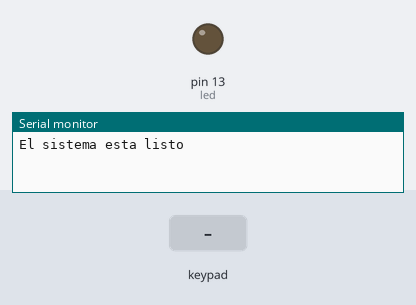
The sketch below on a simulated Arduino Uno, built with avr-gcc and run on an emulated ATmega328P. On the bench: output pins drawn as LEDs (lit = HIGH), the last lines printed to the serial monitor. Dashed ring = blinking. The inputs (shaded band) are chosen by the test bench.

Above: at 1.2 s.
1.3 s: keypad keys 1 2 4 5 pressed 0.4 s apart
At 1.75 s:
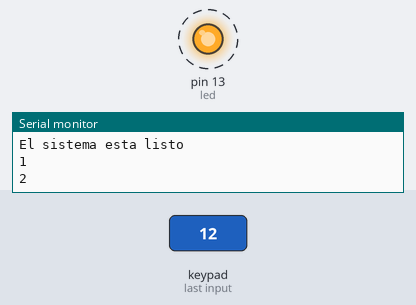
4.4 s: key 'A' pressed
At 5.2 s:
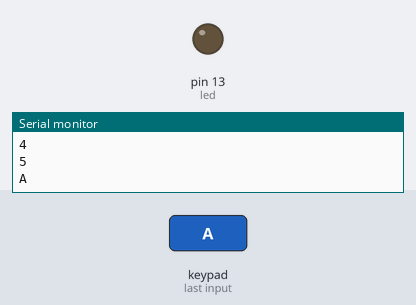
5.9 s: key 'B' pressed
At 6.5 s:
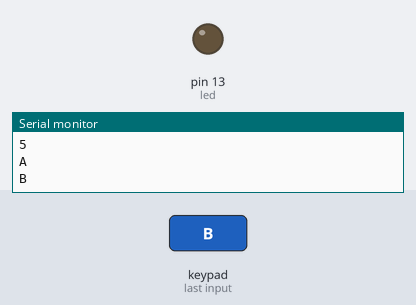
7.4 s: keypad keys 1 2 4 5 # pressed 0.4 s apart
At 8.05 s:
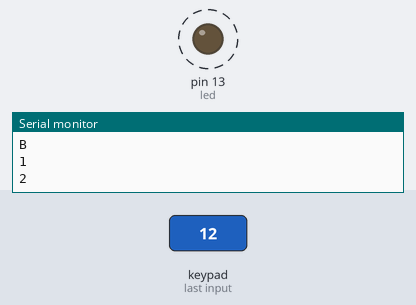
10.9 s: key 'C' pressed
At 11.3 s:
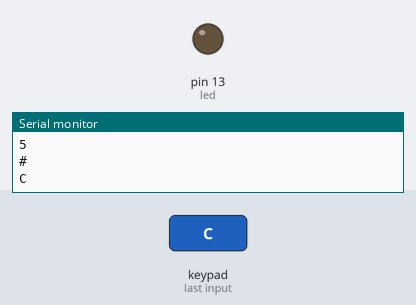
12.4 s: keypad keys 1 2 4 5 * pressed 0.4 s apart
At 12.65 s:
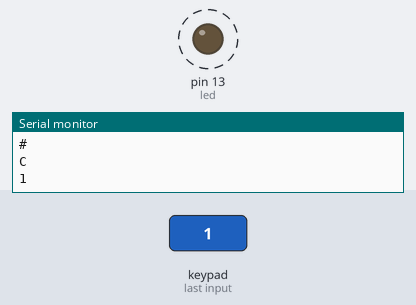
Timing chart, 0 to 15.6 s (numbered marks = the images above; inputs shaded):
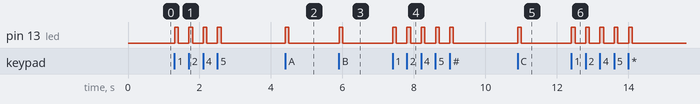

Measured:
- after the input at 1.3 s, pin 13 (led): alternates HIGH for 0.10 s and LOW for 0.30 s, 8 changes in all, then stays LOW, starting at once
- after the input at 4.4 s, pin 13 (led): LOW → HIGH at once, → LOW 0.10 s later
- after the input at 5.9 s, pin 13 (led): LOW → HIGH at once, → LOW 0.10 s later
- after the input at 7.4 s, pin 13 (led): alternates HIGH for 0.10 s and LOW for 0.30 s, 10 changes in all, then stays LOW, starting at once
- after the input at 10.9 s, pin 13 (led): LOW → HIGH at once, → LOW 0.10 s later
- after the input at 12.4 s, pin 13 (led): alternates HIGH for 0.10 s and LOW for 0.30 s, 10 changes in all, then stays LOW, starting at once

The sketch:

semaforo.ino
```cpp
// Librarys
#include <Keypad.h>

// Vars
// pins GPIO = {1, 2,4,5,7, 10, 11, 12, 13, 14, 15, 16, 17, 18, 21, 47};

int led = 13;

// Define the number of rows and columns in the keypad
const byte ROWS = 4;
const byte COLS = 4;

// Define the keymap
char keys[ROWS][COLS] = {
  {'1','2','3','A'},
  {'4','5','6','B'},
  {'7','8','9','C'},
  {'*','0','#','D'}
};

// Connect keypad ROW0, ROW1, ROW2, ROW3 to these Arduino pins
byte rowPins[ROWS] = {1, 2, 4, 5};

// Connect keypad COL0, COL1, COL2, COL3 to these Arduino pins
byte colPins[COLS] = {7, 10, 11, 12};

// Create the Keypad
Keypad keypad = Keypad(makeKeymap(keys), rowPins, colPins, ROWS, COLS);

void setup() {
  Serial.begin(115200); // Initialize serial communication at 115200

  Serial.println("El sistema esta listo");

  pinMode(led, OUTPUT);
}

void loop() {
  char key = keypad.getKey(); // Get the key pressed

  if (key) { // If a key is pressed
    Serial.println(key); // Print the key to the Serial Monitor
    digitalWrite(led, HIGH);
    delay(100);
    digitalWrite(led, LOW);
  }
}
```
